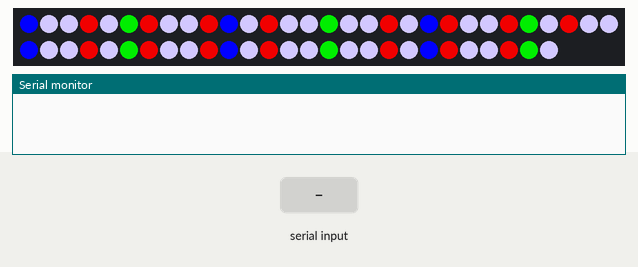
This program was run on a simulated Arduino Uno, built with avr-gcc and run on an emulated ATmega328P. Parts: 57 RGB LEDs in strip order, left to right, continuing on the next row, the last lines printed to the serial monitor. The inputs (shaded band) are chosen by the test bench. Dim RGB values are drawn brighter than linear; random numbers use the default seed unless the program sets one.

Above: at 0.01 s.
At 1.2 s:
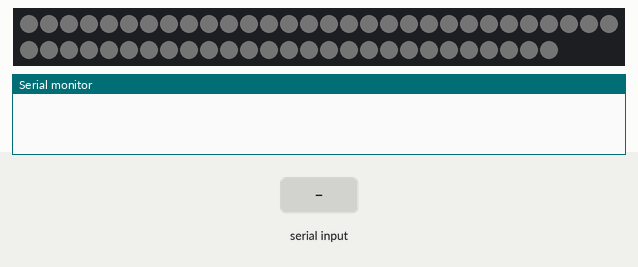
1.3 s: "WHITELIGHT:" received over Serial
At 3.4 s:
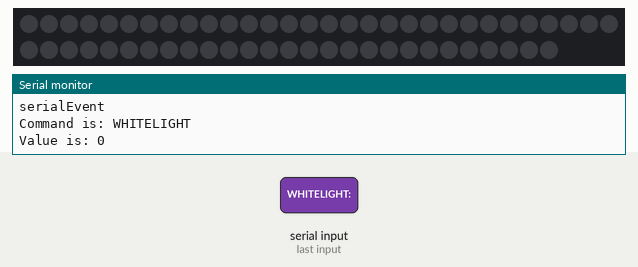
3.8 s: "PINGPONG:" received over Serial
Timing chart, 0 to 6.8 s (numbered marks = the images above; inputs shaded):
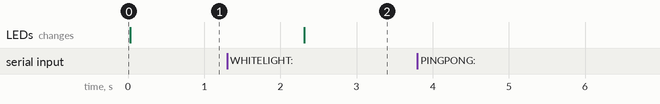

Measured:
- after the input at 1.3 s, the LEDs: change after 1.0 s (image 2)

The program:

main.cpp
```cpp
#include <Adafruit_NeoPixel.h>
#ifdef __AVR__
  #include <avr/power.h>
#endif

#define PIN 6
#define WAIT 20

Adafruit_NeoPixel strip = Adafruit_NeoPixel(57, PIN, NEO_GRB + NEO_KHZ800);


/*********************
   Animation Utils
*********************/

int brightnessModifier = 1;

int getColor(){
  int base_color = brightnessModifier * 1;
  return base_color;
}

void clearStrip(){
  for(uint16_t i=0; i<strip.numPixels(); i++) {
    strip.setPixelColor(i, strip.Color(0, 0, 0));
  }
}

/*********************
      Animations
*********************/

void blankStrip(){
  clearStrip();
  strip.show();
  delay(WAIT);
}


void whiteLight(){
  for(uint16_t i=0; i<strip.numPixels(); i++) {
    int c = getColor();
    strip.setPixelColor(i, strip.Color(c, c, c));
  }
  strip.show();
}


void redPingPong(){
  int c = getColor();

  for(uint16_t i=0; i<=strip.numPixels()-1; ++i) {
    clearStrip();
    strip.setPixelColor(i, strip.Color(c, 0, 0));
    delay(WAIT*2);
    strip.show();
  }

  for(uint16_t i=strip.numPixels()-1; i>0; i--) {
    clearStrip();
    strip.setPixelColor(i, strip.Color(c, 0, 0));
    delay(WAIT*2);
    strip.show();
  }

}


void randomColors() {
  int randRed = random(255);
  int randGreen = random(255);
  int randBlue = random(255);

  for (uint16_t i=0; i<strip.numPixels(); i++) {
    if (i%10 == 0) {
      strip.setPixelColor(i, strip.Color(0, 0, randBlue));
    } else if (i%5 == 0) {
      strip.setPixelColor(i, strip.Color(0, randGreen, 0));
    } else if (i%3 == 0) {
      strip.setPixelColor(i, strip.Color(randRed, 0, 0));
    } else {
      strip.setPixelColor(i, strip.Color(randRed, randGreen, randBlue));
    }
  }

  strip.show();
  delay(WAIT);
}


/*********************
 * State management
 *********************/

// Event flags
bool justBooted = true;
bool playPingPong = false;


void resetBlink(){
  if (!justBooted ) {
    return;
  }
  justBooted = false;
  randomColors();
}


void serialEvent(){
  Serial.println("serialEvent");

  if (Serial.available() > 0) {
    String cmd = Serial.readStringUntil(':');
    int val = Serial.readStringUntil('\n').toInt();

    Serial.print("Command is: ");
    Serial.println(cmd);

    Serial.print("Value is: ");
    Serial.println(val);

    if (cmd == "WHITELIGHT") {
      brightnessModifier = val;
      playPingPong = false;
    }
    if (cmd == "PINGPONG") {
      brightnessModifier = val;
      playPingPong = true;
    }
  }
}


void setup() {
  Serial.begin(9600);

  // On subsequent executions of a sketch random sequence should differ
  randomSeed(analogRead(0));

  strip.begin();
  strip.show();
}


void loop() {
  resetBlink();

  if(playPingPong){
    redPingPong();
  } else {
    whiteLight();
  }

}
```
